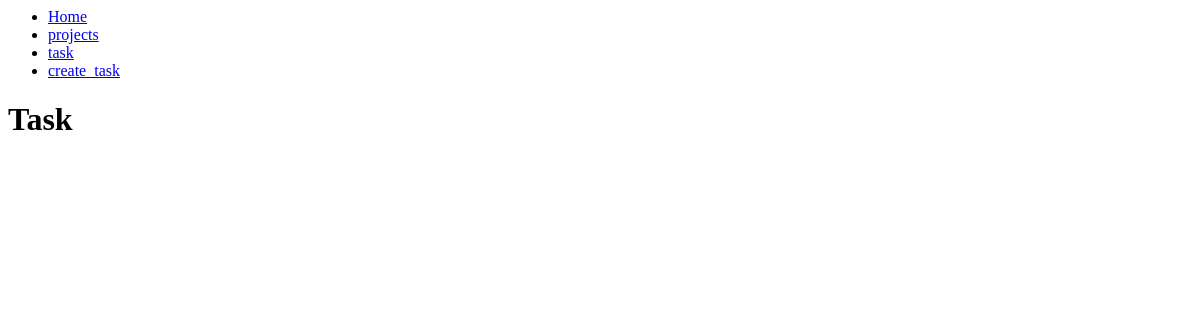
The page /task/ on the database as committed earlier.
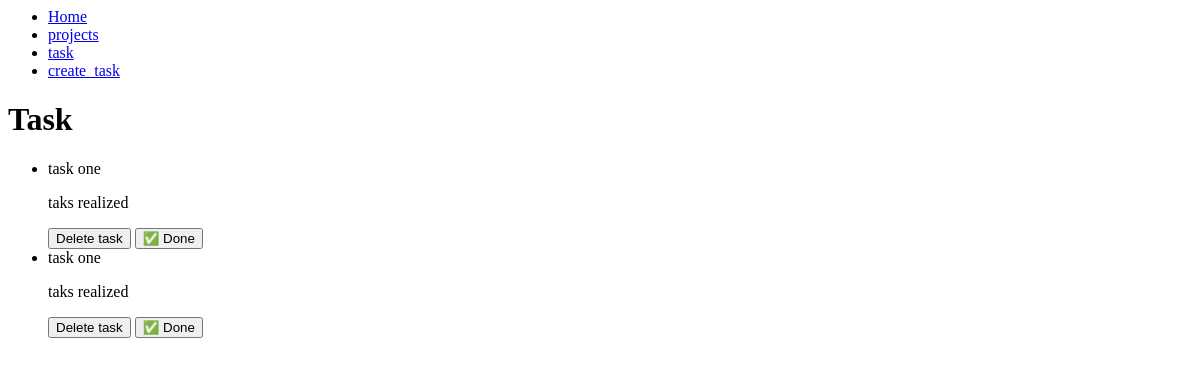
The same page on the database as committed later.
### myapp/models.py (models this page shows, shortened)
class Task(models.Model):
    title = models.CharField(max_length=200)
    description = models.TextField()
    project = models.ForeignKey(Projects, on_delete=models.CASCADE)
    done = models.BooleanField(default=False)

### myapp/views.py (the view)
# urls.py: path('task/', views.task),
def task(request):
    task = Task.objects.all()
    return render(request, "task.html", {
        "task": task
    })

### myapp/templates/task.html
{% extends "base.html" %}
{% block content %}
<h1>Task</h1>
<ul>
    {% for item in task %}
        <li>{{ item.title }} </li>
        {% if item.done == False %}
        <p>taks realized</p>
        {% else %}
        <p>task in progrses</p>
        {% endif %}
        <button>
            Delete task
        </button>
        <button>
            ✅ Done
        </button>
    {% endfor %}
</ul>
{% endblock %}

### myapp/templates/base.html
<nav>
    <ul>
        <li>
            <a href="/"> Home </a>
        </li>
        <li>
            <a href="/projects"> projects </a>
        </li>
        <li>
            <a href="/task"> task </a>
        </li>
        <li>
            <a href="/create_task"> create_task </a>
        </li>
    </ul>
</nav>
{% block content %}
{% endblock %}

Rows that differ between the two databases and show on the page:
added Task: title "task one", done "taks realized"
added Task: title "task one", done "taks realized"
